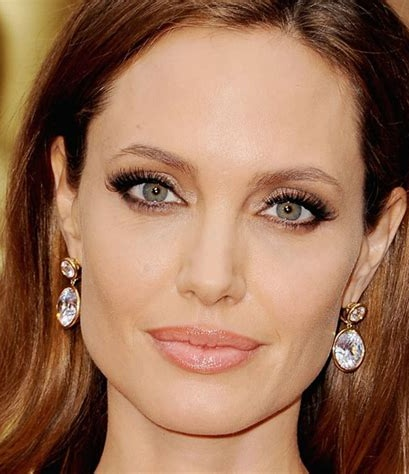
#> input picture Proyecto Reconocedor Facial con CNN/Dataset/FamososMini/Angelina Jolie/002_8f8da10e.jpg, 409 x 474 px, given in place of the camera
$ python 'Obtener Dataset.py'
#> lines starting #> are read from the running program, lines starting #| are printed output that depends on the picture; after the words box and inside, x2 and y2 are one past the last pixel; in counts of white or black regions, pixels touching at a corner belong together
import cv2
import os
import time

# --- CONFIGURACIÓN ---
NOMBRE_CARPETA = r"C:\Users\saidr\OneDrive\Desktop\Said Rodriguez"
CANTIDAD_FOTOS = 150
ANCHO_FOTO = 640
ALTO_FOTO = 480
TIEMPO_ESPERA = 0.2

# 1. Crear carpeta
if not os.path.exists(NOMBRE_CARPETA):
    os.makedirs(NOMBRE_CARPETA)
    print(f"Carpeta creada: {NOMBRE_CARPETA}")

# 2. Iniciar cámara
cap = cv2.VideoCapture(0)
face_classifier = cv2.CascadeClassifier(cv2.data.haarcascades + "haarcascade_frontalface_default.xml")

count = 0
ultimo_tiempo = time.time()

print("INICIANDO CAPTURA LIMPIA (SIN CUADRO)...")
print(f"Se tomará una foto cada {TIEMPO_ESPERA} segundos.")

while True:
    ret, frame = cap.read()
#> frame is the input picture: shape (474, 409, 3); mean B, G, R 85.8, 111.3, 153.5
    if not ret: break

    frame = cv2.resize(frame, (ANCHO_FOTO, ALTO_FOTO))
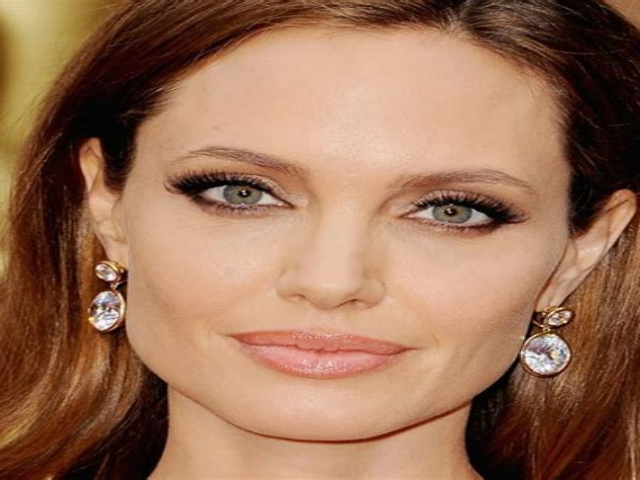
#> frame: shape (480, 640, 3); mean B, G, R 85.6, 111.2, 153.4
    frame_display = frame.copy()

    gray = cv2.cvtColor(frame, cv2.COLOR_BGR2GRAY)
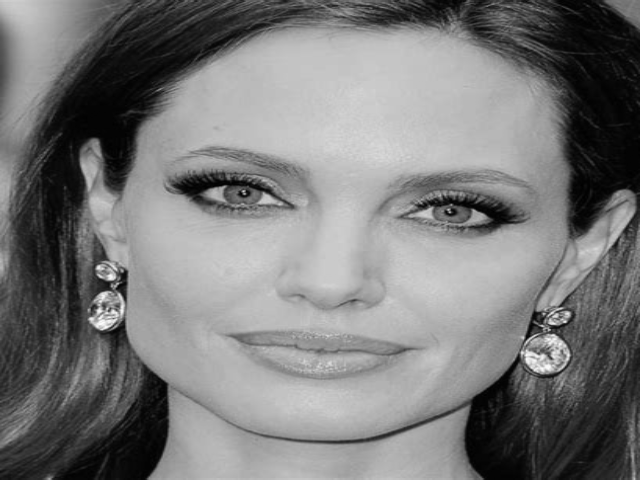
#> gray: shape (480, 640); min 0, max 252, mean 120.9
    faces = face_classifier.detectMultiScale(gray, 1.3, 5)
#> faces = [[127, 33, 430, 430]]

    # Dibujar rectángulo verde EN LA COPIA
    for (x, y, w, h) in faces:
        cv2.rectangle(frame_display, (x, y), (x+w, y+h), (0, 255, 0), 2)
#> this loop made 1 pass
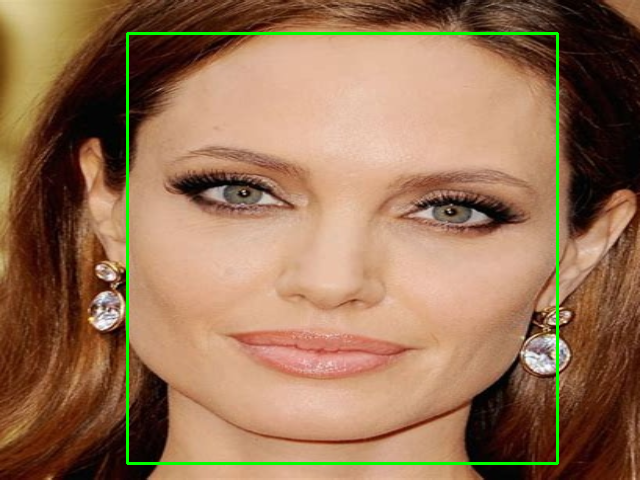
#> frame_display: shape (480, 640, 3); 1.68% of pixels changed, all inside (x1, y1, x2, y2) = (126, 32, 559, 465)

    # --- LÓGICA DE CAPTURA ---
    if time.time() - ultimo_tiempo >= TIEMPO_ESPERA:

        if len(faces) > 0:
            (x, y, w, h) = faces[0]
#> x = 127; y = 33; w = 430; h = 430

            # Recortamos usando 'frame'
            rostro_recortado = frame[y:y+h, x:x+w]
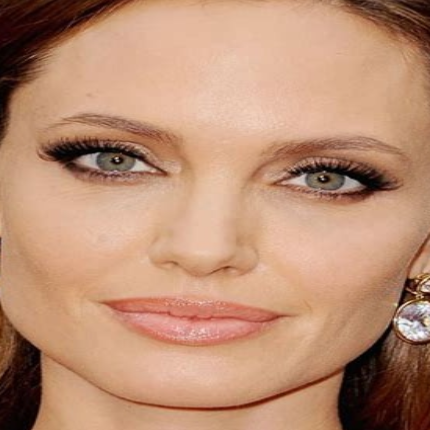
#> rostro_recortado: shape (430, 430, 3); mean B, G, R 116.1, 142.8, 187.5

            try:
                rostro_recortado = cv2.resize(rostro_recortado, (400, 400))
#> rostro_recortado: shape (400, 400, 3)
            except:
                continue

            count += 1
            file_name_path = f"{NOMBRE_CARPETA}/Usuario_{count}.jpg"
            cv2.imwrite(file_name_path, rostro_recortado)

            print(f"Foto HQ {count} guardada!")

            ultimo_tiempo = time.time()


            cv2.rectangle(frame_display, (0,0), (ANCHO_FOTO, ALTO_FOTO), (255,255,255), cv2.FILLED)
#> frame_display: shape (480, 640, 3); every value is 255
            cv2.imshow("Capturando Rostro", frame_display)
            cv2.waitKey(50)

    # Poner texto en la COPIA
    cv2.putText(frame_display, f"Fotos HQ: {count}/{CANTIDAD_FOTOS}", (30, 50),
                cv2.FONT_HERSHEY_DUPLEX, 1, (0, 255, 255), 2)
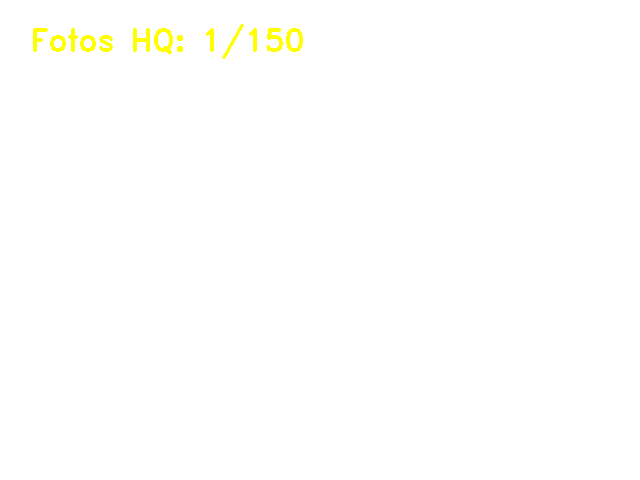
#> frame_display: shape (480, 640, 3); mean B, G, R 253.3, 255, 255

    # Mostrar la COPIA
    cv2.imshow("Capturando Rostro", frame_display)

    if cv2.waitKey(1) == ord('q') or count >= CANTIDAD_FOTOS:
#> (key q is pressed here)
        break

cap.release()
cv2.destroyAllWindows()

print(f"\n¡Listo! {count} fotos de ALTA CALIDAD guardadas.")

$ run again, on Proyecto Reconocedor Facial con CNN/Dataset/FamososMini/Angelina Jolie/004_f61e7d0c.jpg
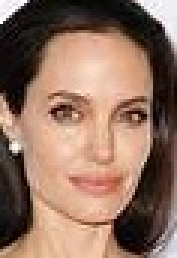
#> input picture Proyecto Reconocedor Facial con CNN/Dataset/FamososMini/Angelina Jolie/004_f61e7d0c.jpg, 59 x 86 px, given in place of the camera (shown 3 times larger)
#> frame is the input picture: shape (86, 59, 3); mean B, G, R 96.6, 113.2, 144.1
#> frame: shape (480, 640, 3)
#> `gray = cv2.cvtColor(frame, cv2.COLOR_BGR2GRAY)`:
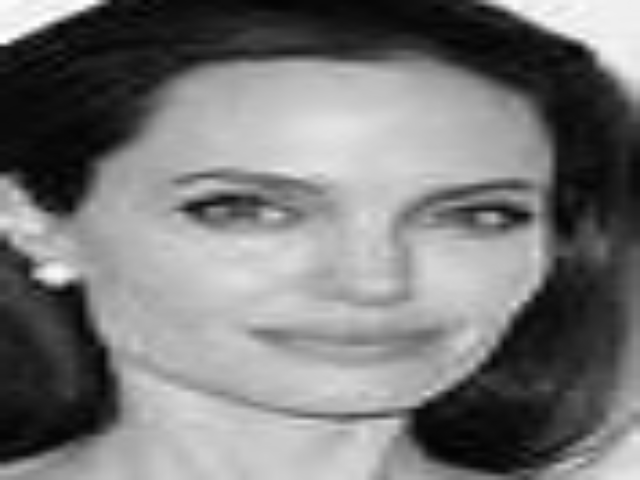
#> gray: shape (480, 640); min 0, max 254, mean 120.4
#> faces = [[174, 65, 383, 383]]
#> the loop `for (x, y, w, h) in faces:` made 1 pass
#> `cv2.putText(frame_display, f"Fotos HQ: {count}/{CANTIDAD_FOTOS}", (30,..`:
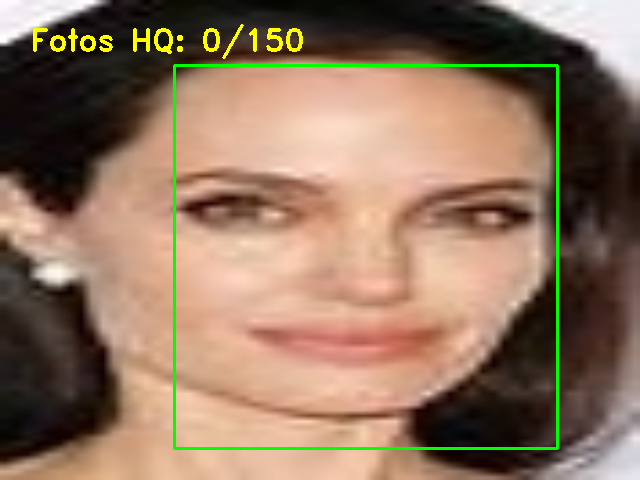
#> frame_display: shape (480, 640, 3); mean B, G, R 95.1, 116.9, 143.5
